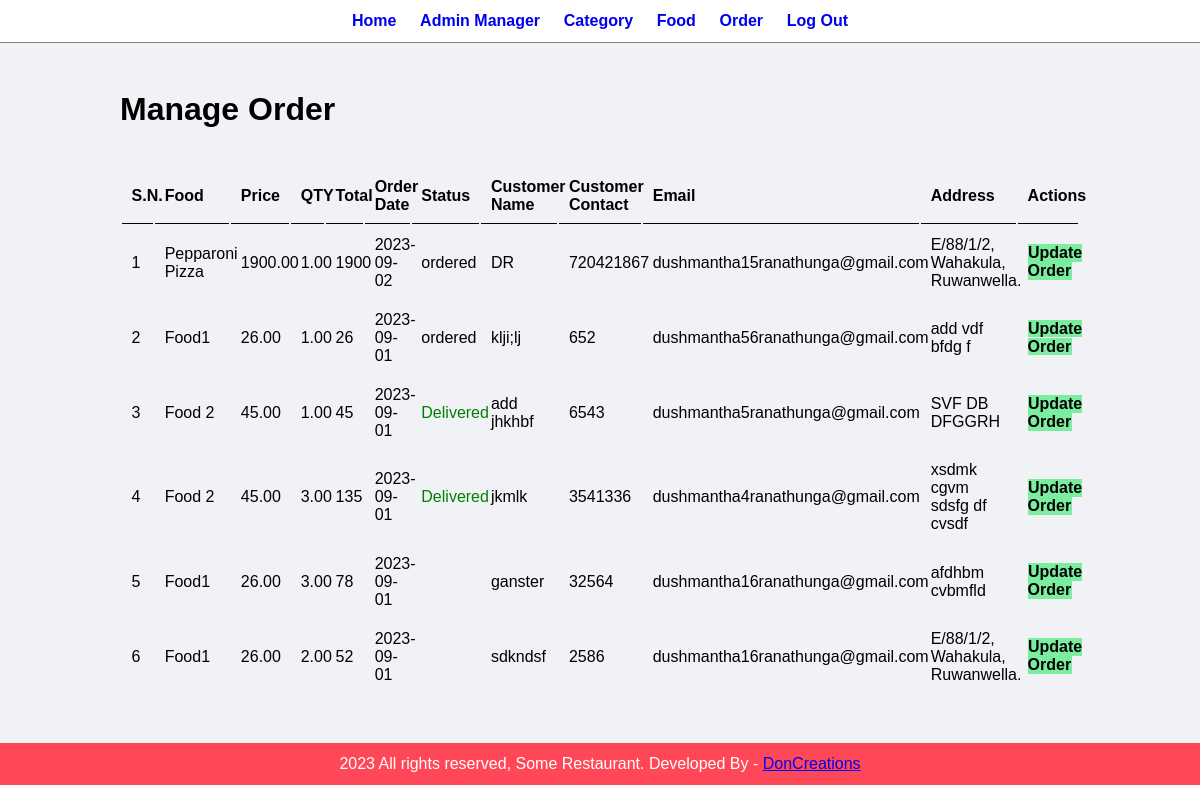
The page /admin/manage-order.php (signed in) on the database its author committed.
### tables this page shows
CREATE TABLE `tbl_order` (
  `id` int(10) UNSIGNED NOT NULL,
  `food` varchar(150) NOT NULL,
  `price` decimal(10,2) NOT NULL,
  `qty` decimal(10,2) NOT NULL,
  `total` varchar(255) NOT NULL,
  `order_date` date NOT NULL,
  `status` varchar(10) NOT NULL,
  `customer_name` varchar(10) NOT NULL,
  `customer_contact` int(10) NOT NULL,
  `customer_email` varchar(100) NOT NULL,
  `customer_address` varchar(200) NOT NULL
);

### admin/manage-order.php (the view, shortened to what this page needs)
<?php include('partials/menu.php'); ?>
<div class="main-content">
   <div class="wrapper">
   <h1>Manage Order</h1>
   <br>
      <table class="tbl-full">
        <tr>
          <th>S.N.</th>
          <th>Food</th>
          <th>Price</th>
          <th>QTY</th>
          <th>Total</th>
          <th>Order Date</th>
          <th>Status</th>
          <th>Customer Name</th>
          <th>Customer Contact</th>
          <th>Email</th>
          <th>Address</th>
          <th>Actions</th>
        </tr>
        <?php
          $sql = "SELECT * FROM tbl_order ORDER BY id DESC";
          $res= mysqli_query($conn,$sql);
          $count = mysqli_num_rows($res);
          $sn = 1;
          if($count>0){
            while($row=mysqli_fetch_assoc($res)){
              $id = $row['id'];
              $food = $row['food'];
              $price = $row['price'];
              $qty = $row['qty'];
              $total = $row['total'];
              $order_date = $row['order_date'];
              $status = $row['status'];
              $customer_name = $row['customer_name'];
              $customer_contact = $row['customer_contact'];
              $customer_email = $row['customer_email'];
              $customer_address = $row['customer_address'];
              ?>
           <tr>
              <td><?php echo $sn++;?> </td>
              <td><?php echo $food;?></td>
              <td><?php echo $price;?></td>
              <td><?php echo $qty;?></td>
              <td><?php echo $total;?></td>
              <td><?php echo $order_date;?></td>
              <td>
                <?php
                    if($status=="ordered"){
                      echo "<label>$status</label>";
                    }
                    elseif($status=="on Delivery"){
                      echo "<label style ='color:orange;'>$status</label>";
                    }
                    elseif($status=="Delivered"){
                      echo "<label style ='color:green;'>$status</label>";
                    }
                    elseif($status=="cancelled"){
                      echo "<label style ='color:red;'>$status</label>";
                    }
                ?>
              </td>
              <td><?php echo $customer_name;?></td>
              <td><?php echo $customer_contact;?></td>
              <td><?php echo $customer_email;?></td>
              <td><?php echo $customer_address;?></td>
              <td>
                <a href = "<?php echo SITEURL;?>admin/update-order.php?id=<?php echo $id;?>" class = "btn-secondary"> Update Order </a>
              </td>
        </tr>
              <?php
            }
          }
          else{
            echo "<tr><td col-span='12' class='error'>Orders not Available</td></tr>";
          }
        ?>
      </table>
   </div>
</div>
<?php
  include('partials/footer.php');
?>

### css/admin.css (style rules this page uses)
* { margin: 0; padding: 0; font-family: Arial, Helvetica, sans-serif; }
.wrapper { padding: 1%; width: 80%; margin: 0 auto; }
.tbl-full { width: 100%; padding-top: 20px; }
table tr th { border-bottom: 1px solid black; padding: 1%; text-align: left; }
table tr td { padding: 1%; }
.btn-secondary { background-color: #7bed9f; padding: 1%; color: black; text-decoration: none; font-weight: bold; }
.main-content { background-color: #f1f2f6; padding: 3% 0; }

### rows shown on the page
tbl_order: food "Pepparoni Pizza", price "1900.00", qty "1.00", total "1900", order_date "2023-09-02", status "ordered", customer_name "DR", customer_contact "720421867", customer_email "dushmantha15ranathunga@gmail.com", customer_address "E/88/1/2, Wahakula, Ruwanwella."
tbl_order: food "Food1", price "26.00", qty "1.00", total "26", order_date "2023-09-01", status "ordered", customer_name "klji;lj", customer_contact "652", customer_email "dushmantha56ranathunga@gmail.com", customer_address "add vdf bfdg f"
tbl_order: food "Food 2", price "45.00", qty "1.00", total "45", order_date "2023-09-01", status "Delivered", customer_name "add jhkhbf", customer_contact "6543", customer_email "dushmantha5ranathunga@gmail.com", customer_address "SVF DB DFGGRH"
tbl_order: food "Food 2", price "45.00", qty "3.00", total "135", order_date "2023-09-01", status "Delivered", customer_name "jkmlk", customer_contact "3541336", customer_email "dushmantha4ranathunga@gmail.com", customer_address "xsdmk cgvm sdsfg df cvsdf"
tbl_order: food "Food1", price "26.00", qty "3.00", total "78", order_date "2023-09-01", customer_name "ganster", customer_contact "32564", customer_email "dushmantha16ranathunga@gmail.com", customer_address "afdhbm cvbmfld"
tbl_order: food "Food1", price "26.00", qty "2.00", total "52", order_date "2023-09-01", customer_name "sdkndsf", customer_contact "2586", customer_email "dushmantha16ranathunga@gmail.com", customer_address "E/88/1/2, Wahakula, Ruwanwella."
